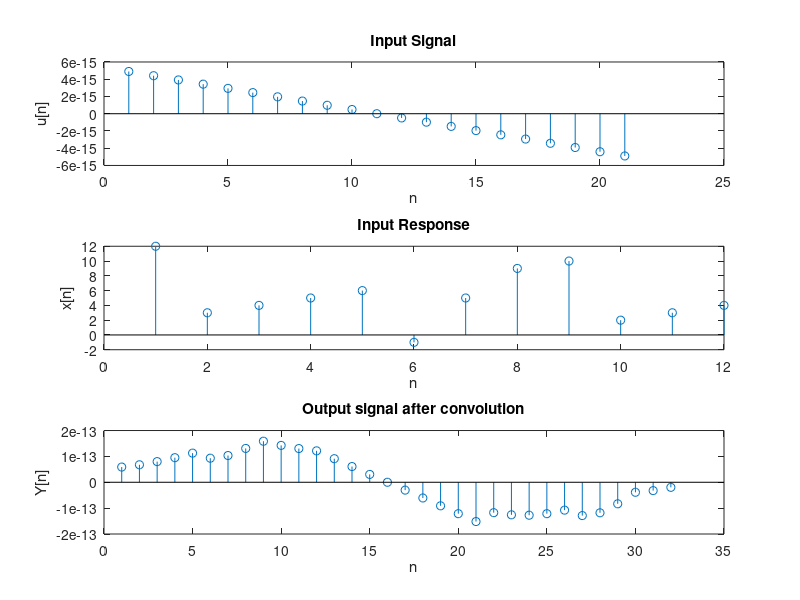

MATLAB code for this plot:
clc;
clear all;
n= -10:10;
u = sin(4*n*pi);
h = [12 3 4 5 6 -1 5 9 10 2 3 4];
m = length(u);
p = length(h);
U = [u,zeros(1,p)]; %defining zero matrix to perform matrix operations error free
H = [h,zeros(1,m)];
for i =1:m+p-1 %loop1 for adding product of points during convolution
    Y(i) =0;
    for j = 1:m
        if(i-j+1>0)
            Y(i) = Y(i)+U(j)*H(i-j+1);%convolution by adding product of points
        else
        end
    end
end
%U[n] graph
subplot(3,1,1);
stem(u);
xlabel('n');
ylabel('u[n]');
title('Input Signal');
%H[n] grah
subplot(3,1,2);
stem(h);
xlabel('n');
ylabel('x[n]');
title('Input Response');
%Convolution of u and H
subplot(3,1,3);
stem(Y);
xlabel('n');
ylabel('Y[n]');
title('Output signal after convolution');
